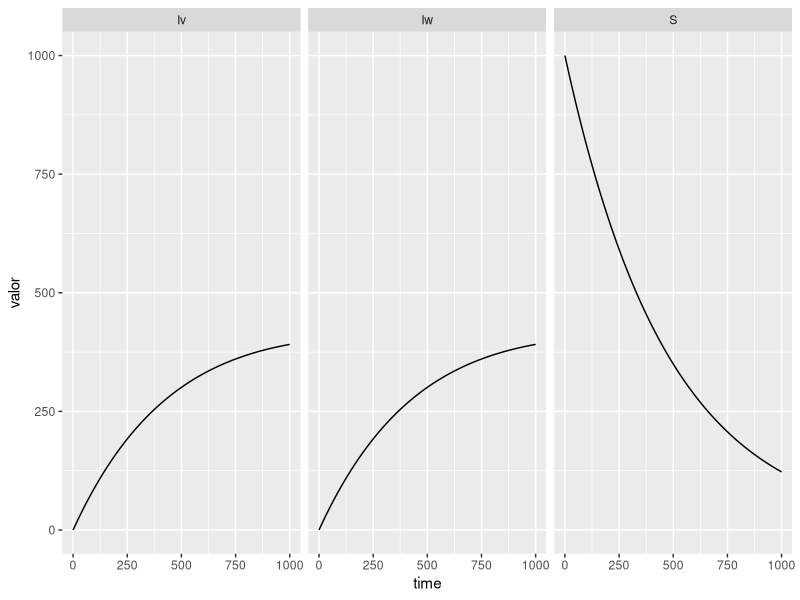

Generate this figure with R:
###################################################################################
#                    modelagem matematica lobisomem vampiro humanos               #
###################################################################################


# Formulacao com fracoes (proporcoes) 

# Carregando pacotes ----
library(deSolve)
library(tidyverse)
library(reshape2)

# Parametros ----

# Taxas por ano 

natalidade <- 0 #taxa matalidade mundial 2015
Motalidade.Hum <- 0.0001 #taxa de mortalidade
beta.vamp <- 0.001 #taxa de infecao vampiros
beta.lobi <- 0.001 #taxa de infecao lobisomn
prev.vamp <- 0.0001 # taxa de prevencao que um humano vire vamp porque se suicida ou le disparam 
prev.lobi <- 0.0001 #taxa de prevencao que um humano vire lobi porque se suicida ou le disparam 
gamma.vamp  <- 0#365/21 # periodo de latencia para virar vampiro 3 sem
gamma.lobi <- 0 #365/21 # periodo de latencia lobi 3 sem 
letha.homen.mata.vampiro <- 0 # taxa de humonaos que matam vampiros 
letha.lobi.mata.vampiro <- 0 #taxa de lobi que matam vampiros 
letha.homenm.mata.lobi <- 0 # taxa de humonaos que matam lobi
letha.vampi.mata.lobi <- 0 # taxa de vampiro que matam lobi
mortalidade.lobi <- 0 # taxa de morte natural dos lobi

# o desolve precisa um conjunto de parametrros pra souber o nome da equacao 

par.SVW <- c(
  natalidade = natalidade,
  Motalidade.Hum = Motalidade.Hum,
  beta.vamp = beta.vamp,
  beta.lobi = beta.lobi,
  prev.vamp = prev.vamp,
  prev.lobi = prev.lobi
  # gamma.vamp =  gamma.vamp,
  # gamma.lobi = gamma.lobi,
  
  # gamma.vamp =  gamma.lobi,
  # gamma.lobi = gamma.vamp,
  
  # letha.homen.mata.vampiro = letha.homen.mata.vampiro,
  # letha.lobi.mata.vampiro = letha.lobi.mata.vampiro,
  # letha.homenm.mata.lobi = letha.homenm.mata.lobi,
  # letha.vampi.mata.lobi = letha.vampi.mata.lobi,
  # mortalidade.lobi = mortalidade.lobi
)

# Calculando R0 ----
#
R0 <- beta.vamp/(gamma.vamp)
R0 

# Variaveis e condicao inicial ----

S  <- 1000
Iv <- 0
Iw <- 0
V <- 1
W <- 1



# state.SIR <- c(s=0.9999,i=0.0001,r=0)

state.SVW <- c(S = S, Iv = Iv,Iw = Iw)



# Tempo de simulacao ----
# Varie o tempo de simulacao: 20, 100
tsim <- 1000
Dt <- 1

# Funcao para o modelo SIR ----
# Termo de transmissao frequencia dependente 
SIRS <- function(t,state,parameters){
  with(as.list(c(state,parameters)),{
    
    # # rate of change
    # ds <- mu - beta*s*i - mu*s + + omegaR*r
    # di <- beta*s*i - (mu+gama)*i
    # dr <- gama*i - mu*r - omegaR*r
    
    ds <- natalidade*S - Motalidade.Hum*S - beta.vamp *S*V -beta.lobi*S*W
    
    dIv <- beta.vamp*S*V - prev.vamp* Iv 
    # dV <- gamma.vamp*Iv - letha.homen.mata.vampiro*V - letha.lobi.mata.vampiro*V
    
    dIw <- beta.lobi*S*W - prev.lobi*Iw 
    # dW <- gamma.lobi*Iw - letha.homenm.mata.lobi*W - letha.vampi.mata.lobi*W - mortalidade.lobi*W 
    
    
    # return the output of the model
    return(list(c(ds, dIv, dIw)))
    
  })
}

tempos <- seq(from=0,to=tsim,by=Dt)

# modSIRS <- ode(y = state.SIR, times = tempos, func = SIRS, parms = par.SIRS, method = "ode45")
modSIRS <- ode(y = state.SVW, times = tempos, func = SIRS, parms = par.SVW, method = "ode45")


modSIRS <- as.data.frame(modSIRS)

modSIRS %>%
  gather(key = 'compartimento', value = 'valor', -time)%>%
  ggplot(aes(x= time, y = valor))+
  geom_line()+
  facet_wrap('compartimento', scales = 'fixed')
